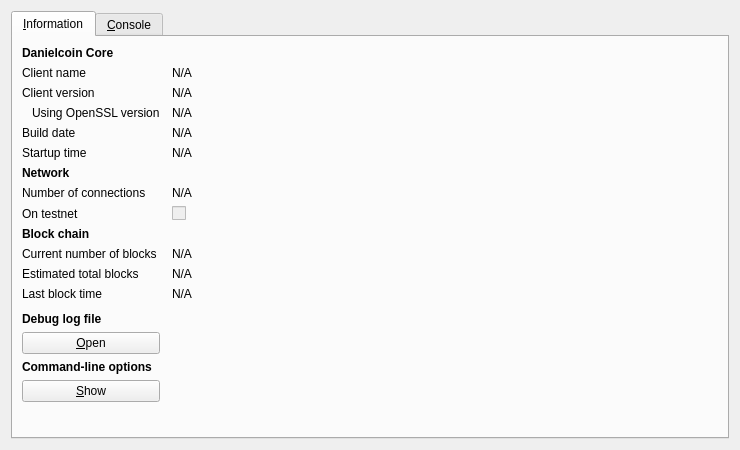
<?xml version="1.0" encoding="UTF-8"?>
<ui version="4.0">
 <class>RPCConsole</class>
 <widget class="QDialog" name="RPCConsole">
  <property name="geometry">
   <rect>
    <x>0</x>
    <y>0</y>
    <width>740</width>
    <height>450</height>
   </rect>
  </property>
  <property name="windowTitle">
   <string>Danielcoin - Debug window</string>
  </property>
  <layout class="QVBoxLayout" name="verticalLayout_2">
   <item>
    <widget class="QTabWidget" name="tabWidget">
     <property name="currentIndex">
      <number>0</number>
     </property>
     <widget class="QWidget" name="tab_info">
      <attribute name="title">
       <string>&amp;Information</string>
      </attribute>
      <layout class="QGridLayout" name="gridLayout" columnstretch="0,1">
       <property name="horizontalSpacing">
        <number>12</number>
       </property>
       <item row="0" column="0">
        <widget class="QLabel" name="label_9">
         <property name="font">
          <font>
           <weight>75</weight>
           <bold>true</bold>
          </font>
         </property>
         <property name="text">
          <string>Danielcoin Core</string>
         </property>
        </widget>
       </item>
       <item row="1" column="0">
        <widget class="QLabel" name="label_5">
         <property name="text">
          <string>Client name</string>
         </property>
        </widget>
       </item>
       <item row="1" column="1">
        <widget class="QLabel" name="clientName">
         <property name="cursor">
          <cursorShape>IBeamCursor</cursorShape>
         </property>
         <property name="text">
          <string>N/A</string>
         </property>
         <property name="textFormat">
          <enum>Qt::PlainText</enum>
         </property>
         <property name="textInteractionFlags">
          <set>Qt::LinksAccessibleByMouse|Qt::TextSelectableByKeyboard|Qt::TextSelectableByMouse</set>
         </property>
        </widget>
       </item>
       <item row="2" column="0">
        <widget class="QLabel" name="label_6">
         <property name="text">
          <string>Client version</string>
         </property>
        </widget>
       </item>
       <item row="2" column="1">
        <widget class="QLabel" name="clientVersion">
         <property name="cursor">
          <cursorShape>IBeamCursor</cursorShape>
         </property>
         <property name="text">
          <string>N/A</string>
         </property>
         <property name="textFormat">
          <enum>Qt::PlainText</enum>
         </property>
         <property name="textInteractionFlags">
          <set>Qt::LinksAccessibleByMouse|Qt::TextSelectableByKeyboard|Qt::TextSelectableByMouse</set>
         </property>
        </widget>
       </item>
       <item row="3" column="0">
        <widget class="QLabel" name="label_14">
         <property name="text">
          <string>Using OpenSSL version</string>
         </property>
         <property name="indent">
          <number>10</number>
         </property>
        </widget>
       </item>
       <item row="3" column="1">
        <widget class="QLabel" name="openSSLVersion">
         <property name="cursor">
          <cursorShape>IBeamCursor</cursorShape>
         </property>
         <property name="text">
          <string>N/A</string>
         </property>
         <property name="textFormat">
          <enum>Qt::PlainText</enum>
         </property>
         <property name="textInteractionFlags">
          <set>Qt::LinksAccessibleByMouse|Qt::TextSelectableByKeyboard|Qt::TextSelectableByMouse</set>
         </property>
        </widget>
       </item>
       <item row="4" column="0">
        <widget class="QLabel" name="label_12">
         <property name="text">
          <string>Build date</string>
         </property>
        </widget>
       </item>
       <item row="4" column="1">
        <widget class="QLabel" name="buildDate">
         <property name="cursor">
          <cursorShape>IBeamCursor</cursorShape>
         </property>
         <property name="text">
          <string>N/A</string>
         </property>
         <property name="textFormat">
          <enum>Qt::PlainText</enum>
         </property>
         <property name="textInteractionFlags">
          <set>Qt::LinksAccessibleByMouse|Qt::TextSelectableByKeyboard|Qt::TextSelectableByMouse</set>
         </property>
        </widget>
       </item>
       <item row="5" column="0">
        <widget class="QLabel" name="label_13">
         <property name="text">
          <string>Startup time</string>
         </property>
        </widget>
       </item>
       <item row="5" column="1">
        <widget class="QLabel" name="startupTime">
         <property name="cursor">
          <cursorShape>IBeamCursor</cursorShape>
         </property>
         <property name="text">
          <string>N/A</string>
         </property>
         <property name="textFormat">
          <enum>Qt::PlainText</enum>
         </property>
         <property name="textInteractionFlags">
          <set>Qt::LinksAccessibleByMouse|Qt::TextSelectableByKeyboard|Qt::TextSelectableByMouse</set>
         </property>
        </widget>
       </item>
       <item row="6" column="0">
        <widget class="QLabel" name="label_11">
         <property name="font">
          <font>
           <weight>75</weight>
           <bold>true</bold>
          </font>
         </property>
         <property name="text">
          <string>Network</string>
         </property>
        </widget>
       </item>
       <item row="7" column="0">
        <widget class="QLabel" name="label_7">
         <property name="text">
          <string>Number of connections</string>
         </property>
        </widget>
       </item>
       <item row="7" column="1">
        <widget class="QLabel" name="numberOfConnections">
         <property name="cursor">
          <cursorShape>IBeamCursor</cursorShape>
         </property>
         <property name="text">
          <string>N/A</string>
         </property>
         <property name="textFormat">
          <enum>Qt::PlainText</enum>
         </property>
         <property name="textInteractionFlags">
          <set>Qt::LinksAccessibleByMouse|Qt::TextSelectableByKeyboard|Qt::TextSelectableByMouse</set>
         </property>
        </widget>
       </item>
       <item row="8" column="0">
        <widget class="QLabel" name="label_8">
         <property name="text">
          <string>On testnet</string>
         </property>
        </widget>
       </item>
       <item row="8" column="1">
        <widget class="QCheckBox" name="isTestNet">
         <property name="enabled">
          <bool>false</bool>
         </property>
         <property name="text">
          <string/>
         </property>
        </widget>
       </item>
       <item row="9" column="0">
        <widget class="QLabel" name="label_10">
         <property name="font">
          <font>
           <weight>75</weight>
           <bold>true</bold>
          </font>
         </property>
         <property name="text">
          <string>Block chain</string>
         </property>
        </widget>
       </item>
       <item row="10" column="0">
        <widget class="QLabel" name="label_3">
         <property name="text">
          <string>Current number of blocks</string>
         </property>
        </widget>
       </item>
       <item row="10" column="1">
        <widget class="QLabel" name="numberOfBlocks">
         <property name="cursor">
          <cursorShape>IBeamCursor</cursorShape>
         </property>
         <property name="text">
          <string>N/A</string>
         </property>
         <property name="textFormat">
          <enum>Qt::PlainText</enum>
         </property>
         <property name="textInteractionFlags">
          <set>Qt::LinksAccessibleByMouse|Qt::TextSelectableByKeyboard|Qt::TextSelectableByMouse</set>
         </property>
        </widget>
       </item>
       <item row="11" column="0">
        <widget class="QLabel" name="label_4">
         <property name="text">
          <string>Estimated total blocks</string>
         </property>
        </widget>
       </item>
       <item row="11" column="1">
        <widget class="QLabel" name="totalBlocks">
         <property name="cursor">
          <cursorShape>IBeamCursor</cursorShape>
         </property>
         <property name="text">
          <string>N/A</string>
         </property>
         <property name="textFormat">
          <enum>Qt::PlainText</enum>
         </property>
         <property name="textInteractionFlags">
          <set>Qt::LinksAccessibleByMouse|Qt::TextSelectableByKeyboard|Qt::TextSelectableByMouse</set>
         </property>
        </widget>
       </item>
       <item row="12" column="0">
        <widget class="QLabel" name="label_2">
         <property name="text">
          <string>Last block time</string>
         </property>
        </widget>
       </item>
       <item row="12" column="1">
        <widget class="QLabel" name="lastBlockTime">
         <property name="cursor">
          <cursorShape>IBeamCursor</cursorShape>
         </property>
         <property name="text">
          <string>N/A</string>
         </property>
         <property name="textFormat">
          <enum>Qt::PlainText</enum>
         </property>
         <property name="textInteractionFlags">
          <set>Qt::LinksAccessibleByMouse|Qt::TextSelectableByKeyboard|Qt::TextSelectableByMouse</set>
         </property>
        </widget>
       </item>
       <item row="13" column="0">
        <spacer name="verticalSpacer_2">
         <property name="orientation">
          <enum>Qt::Vertical</enum>
         </property>
         <property name="sizeHint" stdset="0">
          <size>
           <width>20</width>
           <height>20</height>
          </size>
         </property>
        </spacer>
       </item>
       <item row="14" column="0">
        <widget class="QLabel" name="labelDebugLogfile">
         <property name="font">
          <font>
           <weight>75</weight>
           <bold>true</bold>
          </font>
         </property>
         <property name="text">
          <string>Debug log file</string>
         </property>
        </widget>
       </item>
       <item row="15" column="0">
        <widget class="QPushButton" name="openDebugLogfileButton">
         <property name="toolTip">
          <string>Open the Danielcoin debug log file from the current data directory. This can take a few seconds for large log files.</string>
         </property>
         <property name="text">
          <string>&amp;Open</string>
         </property>
         <property name="autoDefault">
          <bool>false</bool>
         </property>
        </widget>
       </item>
       <item row="16" column="0">
        <widget class="QLabel" name="labelCLOptions">
         <property name="font">
          <font>
           <weight>75</weight>
           <bold>true</bold>
          </font>
         </property>
         <property name="text">
          <string>Command-line options</string>
         </property>
        </widget>
       </item>
       <item row="17" column="0">
        <widget class="QPushButton" name="showCLOptionsButton">
         <property name="toolTip">
          <string>Show the Danielcoin-Qt help message to get a list with possible Danielcoin command-line options.</string>
         </property>
         <property name="text">
          <string>&amp;Show</string>
         </property>
         <property name="autoDefault">
          <bool>false</bool>
         </property>
        </widget>
       </item>
       <item row="18" column="0">
        <spacer name="verticalSpacer">
         <property name="orientation">
          <enum>Qt::Vertical</enum>
         </property>
         <property name="sizeHint" stdset="0">
          <size>
           <width>20</width>
           <height>40</height>
          </size>
         </property>
        </spacer>
       </item>
      </layout>
     </widget>
     <widget class="QWidget" name="tab_console">
      <attribute name="title">
       <string>&amp;Console</string>
      </attribute>
      <layout class="QVBoxLayout" name="verticalLayout_3">
       <property name="spacing">
        <number>3</number>
       </property>
       <item>
        <widget class="QTextEdit" name="messagesWidget">
         <property name="minimumSize">
          <size>
           <width>0</width>
           <height>100</height>
          </size>
         </property>
         <property name="readOnly">
          <bool>true</bool>
         </property>
         <property name="tabKeyNavigation" stdset="0">
          <bool>false</bool>
         </property>
         <property name="columnCount" stdset="0">
          <number>2</number>
         </property>
        </widget>
       </item>
       <item>
        <layout class="QHBoxLayout" name="horizontalLayout">
         <property name="spacing">
          <number>3</number>
         </property>
         <item>
          <widget class="QLabel" name="label">
           <property name="text">
            <string notr="true">&gt;</string>
           </property>
          </widget>
         </item>
         <item>
          <widget class="QLineEdit" name="lineEdit"/>
         </item>
         <item>
          <widget class="QPushButton" name="clearButton">
           <property name="maximumSize">
            <size>
             <width>24</width>
             <height>24</height>
            </size>
           </property>
           <property name="toolTip">
            <string>Clear console</string>
           </property>
           <property name="text">
            <string/>
           </property>
           <property name="icon">
            <iconset resource="../bitcoin.qrc">
             <normaloff>:/icons/remove</normaloff>:/icons/remove</iconset>
           </property>
           <property name="shortcut">
            <string notr="true">Ctrl+L</string>
           </property>
           <property name="autoDefault">
            <bool>false</bool>
           </property>
          </widget>
         </item>
        </layout>
       </item>
      </layout>
     </widget>
    </widget>
   </item>
  </layout>
 </widget>
 <resources>
  <include location="../bitcoin.qrc"/>
 </resources>
 <connections/>
</ui>
